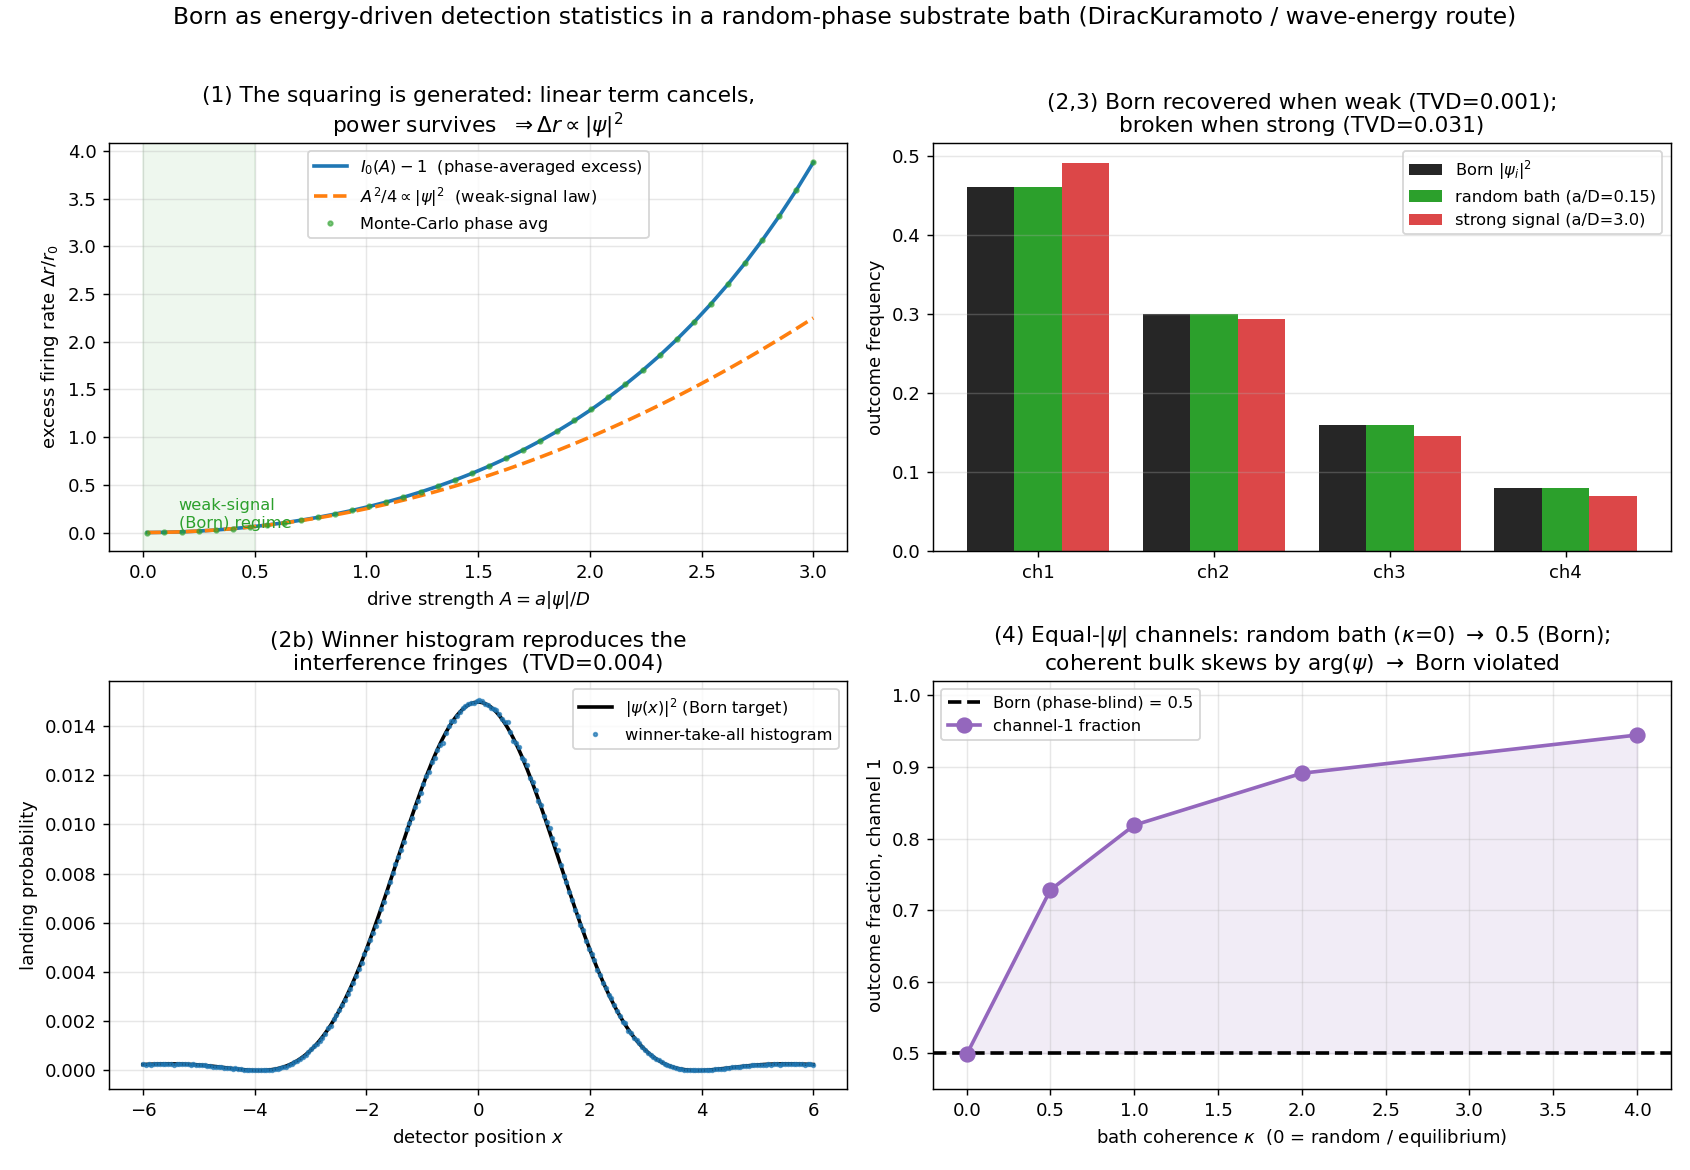

This figure's Python source:
"""
born_substrate_sampling.py
==========================

Does the Born |psi|^2 weighting fall OUT of a random-phase substrate bath, or does
it have to be put in?  (The "run" of 2026-07-01, cf. drafts/NOTE_wave_energy_interpretation.md.)

Model (substrate realism -> detector statistics)
------------------------------------------------
A detector atom is a THRESHOLD ESCAPE CLOCK (Kramers/Arrhenius): a metastable
"unfired" grain that escapes over a barrier at rate r0*exp(eps/D).  It is driven by a
weak REAL oscillation of the vacuum substrate -- amplitude a*|psi_i|, phase arg(psi_i)
-- and it sits in the disordered bulk, which supplies a bath of noise intensity D and,
crucially, a UNIFORMLY RANDOM phase (the "mostly disorganised, tiny-coherent" bulk).

Instantaneous rate:   r_i(t) = r0 * exp( eps_i(t)/D ),
                       eps_i(t) = a|psi_i| cos(w t + phi_i + xi),   xi ~ bulk phase.

Phase-average over the random bulk phase:
       <r_i> = r0 * I0( a|psi_i|/D )  ~  r0 * (1 + (1/4)(a|psi_i|/D)^2 + ...)
The LINEAR term <cos> = 0 cancels (signed amplitude cancels); the first survivor is
the POWER.  So the phase-averaged EXCESS rate

       Delta r_i  =  r0 [ I0(A_i) - 1 ]  ~  (r0/4)(a/D)^2 |psi_i|^2   (weak drive A_i<<1)

is proportional to |psi_i|^2 -- the squaring is GENERATED by the bath average, not
imported from a golden rule.  An indivisible electron fires exactly one atom
(winner-take-all among competing Poisson processes):

       P(i) = Delta r_i / sum_j Delta r_j  ->  |psi_i|^2 / sum|psi_j|^2   (= Born, weak limit).

What is DERIVED here: the |psi|^2 weighting from delivered power + phase cancellation.
What stays ASSUMED: (A) psi is a real energy-carrying oscillation (drive linear in psi);
(B) the bulk phase is uniformly random & independent per trial -- the substrate
"quantum equilibrium" / typicality condition.  Break either and Born should FAIL:
this script checks that it does.

Four experiments
----------------
 (1) Rate law:      <exp(A cos t)>_t - 1   vs   I0(A)-1   vs   A^2/4    (excess ~ |psi|^2 when weak)
 (2) Born:          winner-take-all frequencies vs |psi_i|^2  (discrete channels + interference pattern)
 (3) Break A|psi|/D>>1 (strong signal):  super-quadratic -> bright channels over-weighted (Born deviation)
 (4) Break random phase (coherent bath):  linear term survives -> weighting depends on arg(psi) (Born violated)

numpy + matplotlib only.  Deterministic.
"""

import numpy as np
import matplotlib
matplotlib.use("Agg")
import matplotlib.pyplot as plt

rng = np.random.default_rng(20260701)

# ---------------------------------------------------------------- helpers
_THGRID = np.linspace(0.0, 2.0 * np.pi, 4000, endpoint=False)

def I0(A):
    """Modified Bessel I0(A) = <exp(A cos theta)> over uniform theta (no scipy)."""
    A = np.asarray(A, dtype=float)
    return np.exp(A[..., None] * np.cos(_THGRID)).mean(axis=-1)

def excess_rate(A):
    """Phase-averaged excess escape rate over the dark baseline, in units of r0."""
    return I0(A) - 1.0

def tvd(p, q):
    """Total variation distance between two distributions."""
    return 0.5 * np.abs(np.asarray(p) - np.asarray(q)).sum()

def winner_frequencies(weights, ntrials):
    """Winner-take-all: draw the single fired atom ~ categorical(weights), many trials."""
    p = np.asarray(weights, float)
    p = p / p.sum()
    winners = rng.choice(len(p), size=ntrials, p=p)
    return np.bincount(winners, minlength=len(p)) / ntrials

# ================================================================ EXP 1: rate law
A_axis = np.linspace(0.02, 3.0, 40)
# Monte-Carlo phase average, to show it is not an analytic artifact:
M = 400_000
xi = rng.uniform(0.0, 2.0 * np.pi, M)
dr_mc = np.array([np.mean(np.exp(a * np.cos(xi))) - 1.0 for a in A_axis])
dr_theory = excess_rate(A_axis)          # I0(A)-1
dr_quad = A_axis**2 / 4.0                 # weak-signal law  ~ |psi|^2

# ================================================================ EXP 2/3: discrete-channel Born
# Born target probabilities (|psi_i|^2) for a 4-outcome state:
p_born = np.array([0.46, 0.30, 0.16, 0.08])
p_born = p_born / p_born.sum()
amp = np.sqrt(p_born)                     # |psi_i|

NTRIALS = 400_000
a_weak = 0.15                             # a/D small -> A_i = a_weak*|psi_i| << 1  (Born regime)
a_strong = 3.0                            # a/D large -> saturation (deviation regime)

lam_weak = excess_rate(a_weak * amp)      # ~ |psi_i|^2
lam_strong = excess_rate(a_strong * amp)  # super-quadratic
p_eff_weak = lam_weak / lam_weak.sum()    # model's own prediction (no sampling noise)
p_eff_strong = lam_strong / lam_strong.sum()

freq_weak = winner_frequencies(lam_weak, NTRIALS)
freq_strong = winner_frequencies(lam_strong, NTRIALS)

tvd_weak = tvd(freq_weak, p_born)
tvd_strong = tvd(freq_strong, p_born)
tvd_model_weak = tvd(p_eff_weak, p_born)      # pure model bias, weak
tvd_model_strong = tvd(p_eff_strong, p_born)  # pure model bias, strong

# ================================================================ EXP 2b: interference pattern (the hologram tie-in)
Nx = 240
xg = np.linspace(-6.0, 6.0, Nx)
k1, k2, w = 2.2, 3.0, 3.2
psi_x = (np.exp(1j * k1 * xg) + np.exp(1j * k2 * xg)) * np.exp(-xg**2 / (2 * w**2))
p_born_x = np.abs(psi_x)**2
p_born_x = p_born_x / p_born_x.sum()
amp_x = np.abs(psi_x)
A_x = 0.12 * amp_x / amp_x.max()          # weak everywhere
lam_x = excess_rate(A_x)
freq_x = winner_frequencies(lam_x, 1_500_000)
tvd_x = tvd(freq_x, p_born_x)

# ================================================================ EXP 4: bath-coherence break (random phase is load-bearing)
# Two channels of EQUAL amplitude (Born must give 50/50) but different phase arg(psi).
# Bath phase ~ von Mises(mu=0, kappa): kappa=0 is uniform/random (equilibrium, Born);
# large kappa is a coherent bulk.  |psi|^2 is blind to arg(psi); a coherent bath is NOT.
amp2 = np.array([1.0, 1.0]) / np.sqrt(2.0)     # |psi|^2 = 0.5, 0.5
delta = np.array([0.0, np.pi / 2.0])           # distinct phases; Born is blind to these
A2 = 0.9 * amp2

M2 = 200_000
kappa_list = [0.0, 0.5, 1.0, 2.0, 4.0]         # 0 = random/Born ; larger = more coherent bulk
coh_weights = []
for kap in kappa_list:
    th = rng.vonmises(0.0, kap, M2)            # peaked-at-0 bath phase (kap=0 -> uniform)
    rate = np.array([np.mean(np.exp(A2[c] * np.cos(th + delta[c]))) - 1.0 for c in range(2)])
    coh_weights.append(rate / rate.sum())
coh_weights = np.array(coh_weights)            # rows: kappa; cols: channel
rand_ctrl = coh_weights[0]                      # kappa=0 == random-phase control (Born)

# ================================================================ REPORT
print("=" * 74)
print("BORN FROM A RANDOM-PHASE SUBSTRATE BATH  -- numerical test")
print("=" * 74)
print("\n[1] Rate law  Delta r = I0(A)-1 :  excess ~ A^2/4 (|psi|^2) at weak drive")
for a in (0.05, 0.2, 0.5, 1.0, 2.0):
    print(f"    A={a:4.2f} : I0-1={excess_rate(np.array([a]))[0]:.5f}"
          f"   A^2/4={a*a/4:.5f}   ratio={excess_rate(np.array([a]))[0]/(a*a/4):.3f}")
print("    -> ratio ~ 1 while A<<1 (squaring is the delivered POWER); grows for A>~1 (saturation).")

print(f"\n[2] Born, discrete 4-channel state |psi_i|^2 = {np.round(p_born,3)}")
print(f"    WEAK bath (a/D={a_weak}):   winner freqs = {np.round(freq_weak,3)}")
print(f"                                 model p_eff  = {np.round(p_eff_weak,3)}")
print(f"    TVD(freq, Born)      = {tvd_weak:.4f}   (model bias alone {tvd_model_weak:.4f}; rest is MC noise)")

print(f"\n[2b] Born, interference pattern (240 sites):  TVD(hist, |psi(x)|^2) = {tvd_x:.4f}")
print( "     -> winner histogram reproduces the |psi(x)|^2 fringes.")

print(f"\n[3] BREAK 1 -- strong signal (a/D={a_strong}):")
print(f"    winner freqs = {np.round(freq_strong,3)}   vs Born {np.round(p_born,3)}")
print(f"    TVD(freq, Born) = {tvd_strong:.4f}  (model bias {tvd_model_strong:.4f}) "
      f"-> {tvd_strong/max(tvd_weak,1e-9):.0f}x the weak-bath TVD: bright channels over-weighted.")

print(f"\n[4] BREAK 2 -- bath coherence (von Mises kappa). Two EQUAL-|psi| channels, phases 0 and pi/2:")
print(f"    Born prediction (phase-blind)      : [0.500 0.500]")
for kap, wgt in zip(kappa_list, coh_weights):
    tag = "random / Born" if kap == 0 else "coherent bulk"
    print(f"    kappa={kap:4.1f} ({tag:13s})   : {np.round(wgt,3)}   TVD(Born)={tvd(wgt,[0.5,0.5]):.3f}")
print("    -> kappa=0 (random phase) gives 50/50; coherence skews it by arg(psi). Born fails.")
print("\n    => random, decorrelated bulk phase is LOAD-BEARING: it is the typicality /")
print("       'quantum-equilibrium' condition that turns delivered power into Born.")

# ================================================================ FIGURE
fig, ax = plt.subplots(2, 2, figsize=(13, 9))

# (0,0) rate law
a0 = ax[0, 0]
a0.plot(A_axis, dr_theory, "-", lw=2, label=r"$I_0(A)-1$  (phase-averaged excess)")
a0.plot(A_axis, dr_quad, "--", lw=2, label=r"$A^2/4 \propto |\psi|^2$  (weak-signal law)")
a0.plot(A_axis, dr_mc, ".", ms=5, alpha=0.6, label="Monte-Carlo phase avg")
a0.axvspan(0, 0.5, color="tab:green", alpha=0.08)
a0.text(0.16, a0.get_ylim()[1]*0.0 + 0.05, "weak-signal\n(Born) regime", color="tab:green", fontsize=9)
a0.set_xlabel(r"drive strength $A = a|\psi|/D$")
a0.set_ylabel(r"excess firing rate $\Delta r/r_0$")
a0.set_title("(1) The squaring is generated: linear term cancels,\npower survives  " + r"$\Rightarrow \Delta r \propto |\psi|^2$")
a0.legend(fontsize=9); a0.grid(alpha=0.3)

# (0,1) discrete Born + strong-signal break
a1 = ax[0, 1]
idx = np.arange(len(p_born)); bw = 0.27
a1.bar(idx - bw, p_born, bw, label=r"Born $|\psi_i|^2$", color="k", alpha=0.85)
a1.bar(idx, freq_weak, bw, label=f"random bath (a/D={a_weak})", color="tab:green")
a1.bar(idx + bw, freq_strong, bw, label=f"strong signal (a/D={a_strong})", color="tab:red", alpha=0.85)
a1.set_xticks(idx); a1.set_xticklabels([f"ch{ i+1}" for i in idx])
a1.set_ylabel("outcome frequency")
a1.set_title(f"(2,3) Born recovered when weak (TVD={tvd_weak:.3f});\nbroken when strong (TVD={tvd_strong:.3f})")
a1.legend(fontsize=9); a1.grid(alpha=0.3, axis="y")

# (1,0) interference pattern
a2 = ax[1, 0]
a2.plot(xg, p_born_x, "-", lw=2, color="k", label=r"$|\psi(x)|^2$ (Born target)")
a2.plot(xg, freq_x, ".", ms=4, color="tab:blue", alpha=0.7, label="winner-take-all histogram")
a2.set_xlabel("detector position $x$"); a2.set_ylabel("landing probability")
a2.set_title(f"(2b) Winner histogram reproduces the\ninterference fringes  (TVD={tvd_x:.3f})")
a2.legend(fontsize=9); a2.grid(alpha=0.3)

# (1,1) bath-coherence break: channel-1 fraction vs bath coherence kappa
a3 = ax[1, 1]
ch1 = coh_weights[:, 0]
a3.axhline(0.5, color="k", ls="--", lw=2, label="Born (phase-blind) = 0.5")
a3.plot(kappa_list, ch1, "o-", lw=2, ms=8, color="tab:purple", label="channel-1 fraction")
a3.fill_between(kappa_list, 0.5, ch1, color="tab:purple", alpha=0.12)
a3.set_xlabel(r"bath coherence $\kappa$  (0 = random / equilibrium)")
a3.set_ylabel("outcome fraction, channel 1")
a3.set_ylim(0.45, 1.02)
a3.set_title("(4) Equal-$|\\psi|$ channels: random bath ($\\kappa$=0) $\\to$ 0.5 (Born);\ncoherent bulk skews by arg($\\psi$) $\\to$ Born violated")
a3.legend(fontsize=9); a3.grid(alpha=0.3)

fig.suptitle("Born as energy-driven detection statistics in a random-phase substrate bath "
             "(DiracKuramoto / wave-energy route)", fontsize=13, y=0.995)
fig.tight_layout(rect=[0, 0, 1, 0.98])
out = "code/born_substrate_sampling.png"
fig.savefig(out, dpi=130)
print(f"\nfigure -> {out}")
